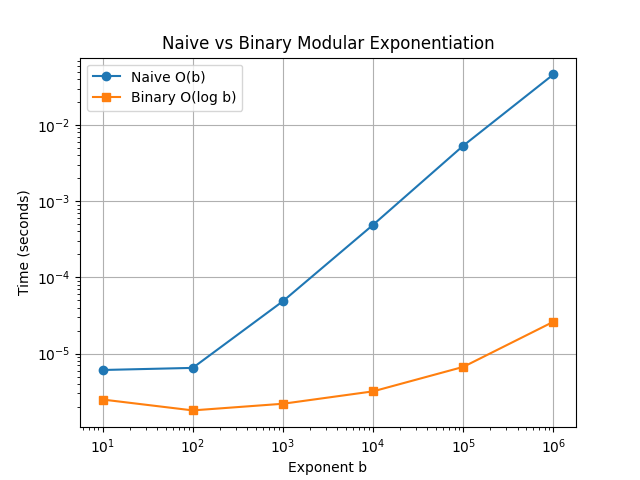

Generate this figure with Python:
# Topic 6 (part 2): Timing naive vs binary modular exponentiation

import os
import time
import importlib
import matplotlib.pyplot as plt

lab = importlib.import_module("1_modular_exponentiation")

a, m = 123456789, 1000000007
exponents = [10, 100, 1000, 10000, 100000, 1000000]
naive_times = []
binary_times = []

print("exponent    naive (s)     binary (s)")
for b in exponents:
    start = time.perf_counter()
    lab.naive_power(a, b, m)
    naive_times.append(time.perf_counter() - start)

    start = time.perf_counter()
    lab.binary_power(a, b, m)
    binary_times.append(time.perf_counter() - start)

    print(f"{b:<10}  {naive_times[-1]:.6f}      {binary_times[-1]:.6f}")

plt.plot(exponents, naive_times, marker="o", label="Naive O(b)")
plt.plot(exponents, binary_times, marker="s", label="Binary O(log b)")
plt.xscale("log")
plt.yscale("log")
plt.xlabel("Exponent b")
plt.ylabel("Time (seconds)")
plt.title("Naive vs Binary Modular Exponentiation")
plt.legend()
plt.grid(True)
plt.savefig(os.path.join(os.path.dirname(__file__), "1_modexp_graph.png"))
plt.show()
